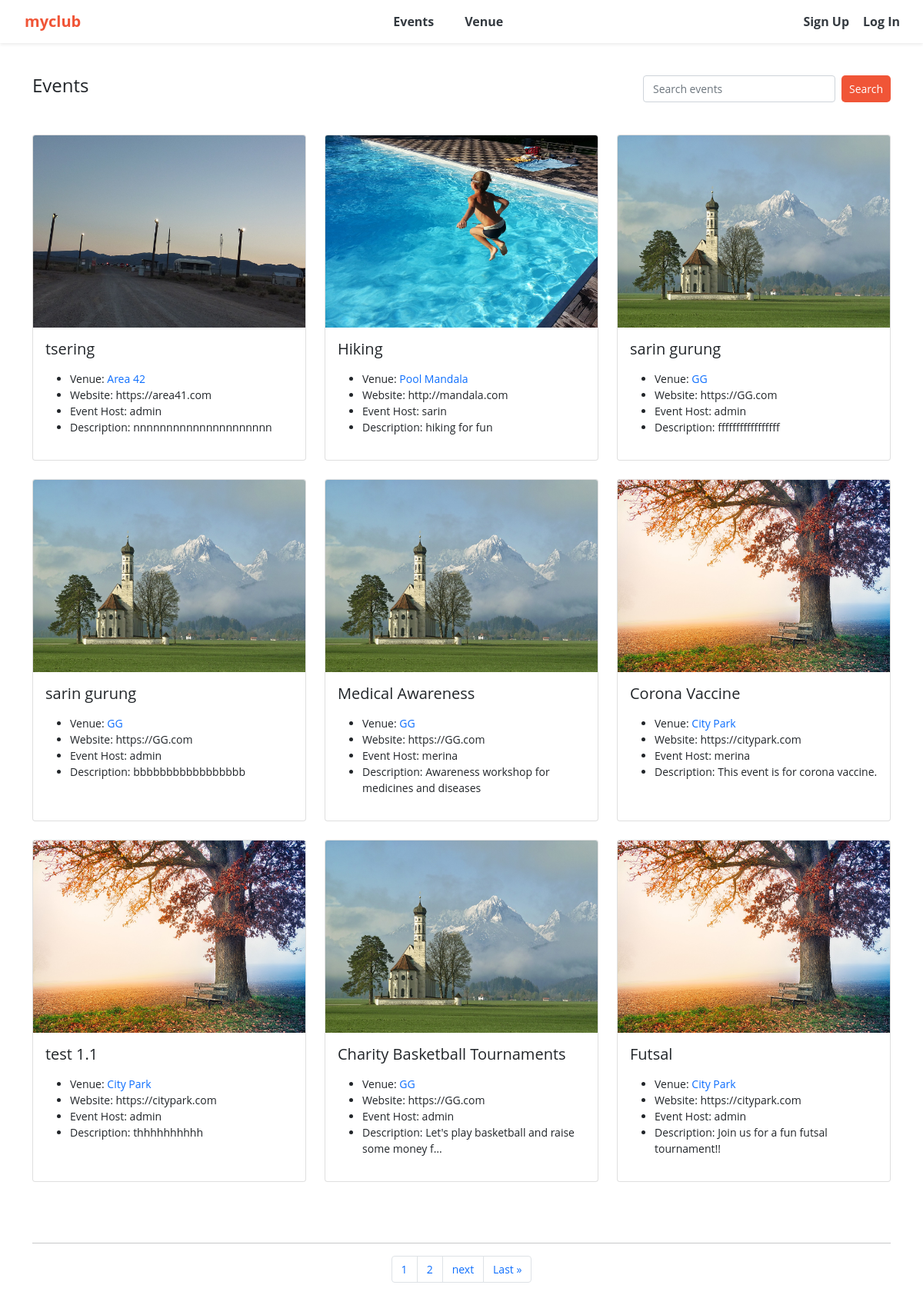
Before: /events with the older database file.
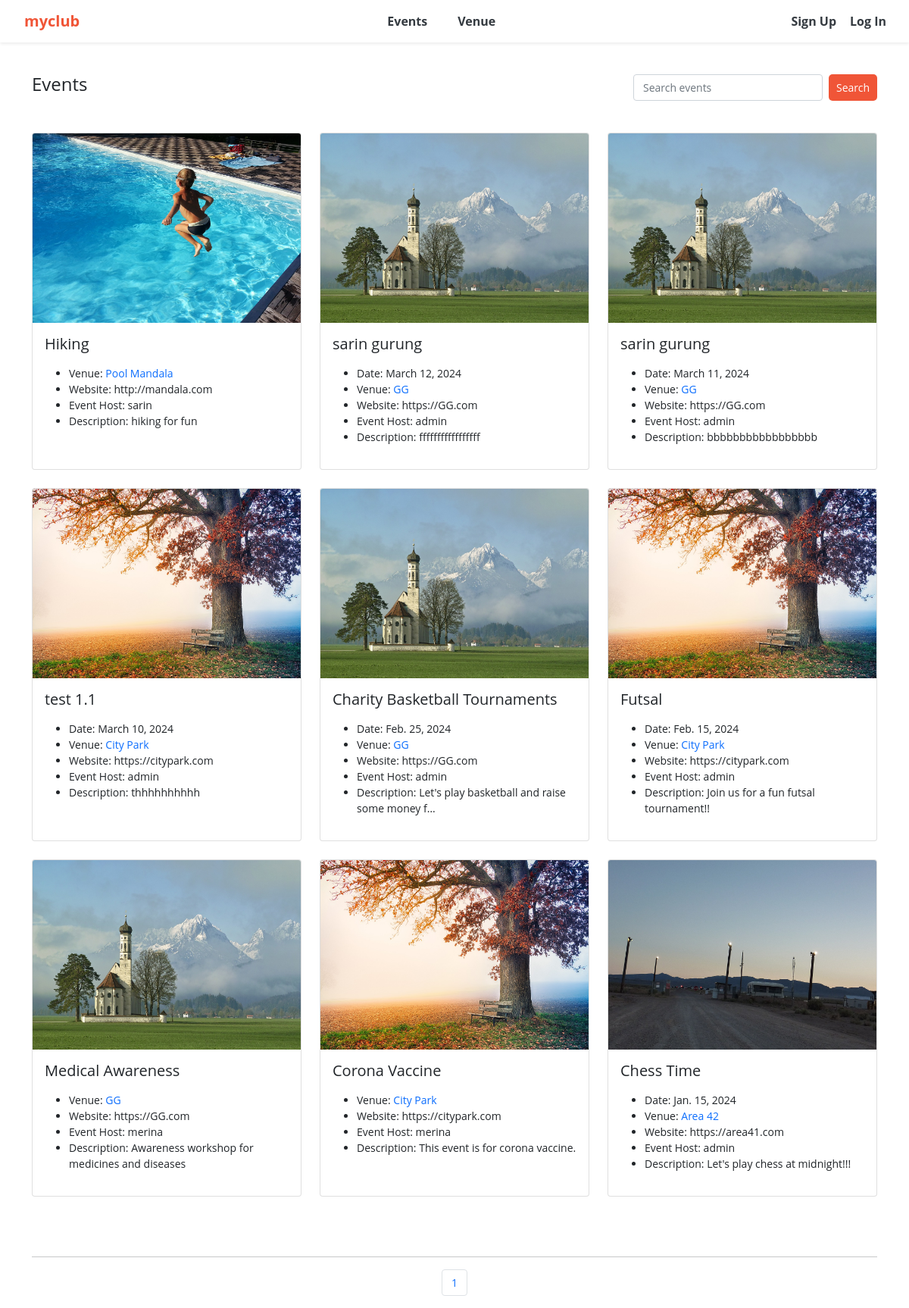
After: the same page with the newer database file.
### events/models.py (models this page shows)
class Event(models.Model):
	name = models.CharField('Event Name', max_length=120)
	event_date = models.DateField('Event Date')
	venue = models.ForeignKey(Venue, blank=True, null=True, on_delete=models.CASCADE)
	manager = models.ForeignKey(User, blank=True, null=True, on_delete=models.SET_NULL)
	description = models.TextField(blank=True)
	attendees = models.ManyToManyField(MyClubUser, blank=True)
	def __str__(self):
		return self.name
	class Meta:
		ordering = ['-event_date']

class Venue(models.Model):
	name = models.CharField('Venue Name', max_length=120)
	address = models.CharField(max_length=300)
	zip_code = models.CharField('Zip Code', max_length=15)
	phone = models.CharField('Contact Phone', max_length=25, blank=True)
	web = models.URLField('Website Address', blank=True)
	email_address = models.EmailField('Email Address', blank=True)
	owner = models.IntegerField("Venue Owner", blank=False, default=1)
	venue_description = models.TextField(blank=True)
	venue_image = models.ImageField(null=True, blank=True, upload_to="images/")
	def __str__(self):
		return self.name
	class Meta:
		ordering = ['name']

### events/views.py (the view)
# urls.py: path('events', views.all_events, name="list-events"),
def all_events(request):
	event_list = Event.objects.all().order_by('-event_date')
	p = Paginator(Event.objects.all(), 9)
	page = request.GET.get('page')
	events = p.get_page(page)
	nums = "a" * events.paginator.num_pages
	return render(request, 'events/event_list.html',
		{'event_list': event_list, 'events': events, 'nums':nums})

### events/templates/events/event_list.html (shortened to what this page needs)
{% extends 'events/base.html' %}
{% block content %}
	<nav class="custom-nav">
		<div>
			<h4>Events</h4>
		</div>
		<div>
			<form class="d-flex" method=POST action="{% url 'search_events' %}">
		        <input class="form-control me-2 small-search-input" type="search" placeholder="Search events" aria-label="Search" name="searched">
		        <button class="btn btn-outline-dark btn-light btn-sm btn-custom" type="submit">Search</button>
		      </form>
		</div>
	</nav>
	<br>
	<div class="row row-cols-1 row-cols-md-3 g-4">
	{% for event in events %}
	  <div class="col">
	    <div class="card h-100">
	    {% if event.venue.venue_image %}
	      <a href="{% url 'show-event' event.id %}"><img src="{{ event.venue.venue_image.url }}" class="card-img-top" alt="..." style="height: 250px; width: 100%;"></a>
	    {% endif %}
	      <div class="card-body">
	        <h5 class="card-title">{{event}}</h5>
	        <p class="card-text">
	        	<ul>
		    		{% if event.event_date %}
						<li>Date: {{ event.event_date }}</li>
					{% endif %}
					{% if event.venue %}
						<li>Venue: <a href="{% url 'show-venue' event.venue.id %}" style="text-decoration: none;">{{ event.venue }}</a></li>
					{% endif %}
					{% if event.venue.web %}
						<li>Website: {{ event.venue.web }}</li>
					{% endif %}
					{% if event.manager %}
						<li>Event Host: {{ event.manager }}</li>
					{% endif %}
					{% if event.description %}
						<li>Description: {{ event.description|linebreaksbr|truncatechars:50 }}</li>
					{% endif %}
				</ul>
	        </p>
	      </div>
	    </div>
	  </div>
	  {% endfor%}
	</div>
	<br><br><br>
	<hr>
	<nav aria-label="Page navigation example">
		<ul class="pagination justify-content-center">
			{% for i in nums %}
				<li class="page-item">
					<a class="page-link" href="?page={{ forloop.counter }}">{{ forloop.counter }}</a>
				</li>
			{% endfor %}
			{% if events.has_next %}
				<li class="page-item">
					<a class="page-link" href="?page={{ events.next_page_number }}">next</a>
				</li>
				<li class="page-item">
					<a class="page-link" href="?page={{ events.paginator.num_pages }}">Last &raquo</a>
				</li>
			{% endif %}
		</ul>
	</nav>
{% endblock %}

### events/templates/events/base.html (shortened to what this page needs)
<!doctype html>
<html lang="en">
  <head>
    <link href="https://cdn.jsdelivr.net/npm/bootstrap@5.0.2/dist/css/bootstrap.min.css" rel="stylesheet">
  </head>
  <body>
  	{% include 'events/navbar.html' %}
  	<br>
    <div class="container">
    	{% block content %}
  	  {% endblock %}
    </div>
  </body>
</html>

### events/templates/events/navbar.html (shortened to what this page needs)
<nav class="navbar navbar-expand-lg navbar-light bg-white sticky-top text-center shadow-sm">
  <div class="container-fluid">
    <a class="navbar-brand" href="{% url 'home' %}">myclub</a>
    <div class="collapse navbar-collapse" id="navbarSupportedContent">
      <ul class="navbar-nav mx-auto mb-2 mb-lg-0">
        {% if user.is_authenticated %}
          <li class="nav-item">
            <a class="nav-link" href="{% url 'list-events' %}">Events</a>
          </li>
          <li class="nav-item">
            <a class="nav-link" href="{% url 'my_events' %}">My Event</a>
          </li>
        {% else %}
          <li class="nav-item">
            <a class="nav-link" href="{% url 'list-events' %}">Events</a>
          </li>
        {% endif %}
        {% if user.is_authenticated %}
          <li class="nav-item">
            <a class="nav-link" href="{% url 'list-venues' %}">Venue</a>
          </li>
          <li class="nav-item">
            <a class="nav-link" href="{% url 'my_venues' %}">My Venue</a>
          </li>
        {% else %}
          <li class="nav-item">
            <a class="nav-link" href="{% url 'list-venues' %}">Venue</a>
          </li>
        {% endif %}
      </ul>
    </div>
    <div class="ms-auto">
      <ul class="navbar-nav">
        {% if user.is_authenticated %}
          <li class="nav-item">
            <a class="nav-link" href="{% url 'logout' %}">Log Out</a>
          </li>
        {% else %}
          <li class="nav-item">
            <a class="custom-link" href="{% url 'register_user' %}">Sign Up</a>
          </li>
          <li class="nav-item">
            <a class="custom-link" href="{% url 'login' %}">Log In</a>
          </li>
        {% endif %}
      </ul>
    </div>
  </div>
</nav>

### events/templates/events/base.html (style rules this page uses)
body { font-size: 14px; font-weight: 400; font-family: "Open Sans", sans-serif; background: #FFFFFF; }
.form-control { font-size: 14px; }
.custom-nav { display: flex; justify-content: space-between; align-items: center; padding-top: 20px; padding-bottom: 20px; background-color: #FFFFFF; }
.small-search-input { width: 250px; height: 35px; font-size: 14px; }
.d-flex { padding-right: 0px; }
.btn-custom { font-size: 14px; color: #FFFFFF; background-color: #f05537; cursor: pointer; padding: 5px 10px; text-decoration: none; border: none; border-radius: 5px; }

### events/templates/events/navbar.html (style rules this page uses)
:root { --bs-primary: #f05537; }
.navbar-brand { padding-left: 20px; font-weight: bold; color: var(--bs-primary) !important; }
.navbar-nav .nav-item a.nav-link { font-size: 16px; font-weight: bold; color: #343a40; padding-left: 20px; padding-right: 20px; }
.custom-link { font-size: 16px; font-weight: bold; color: #343a40; padding-right: 18px; text-decoration: none; }

Changed rows visible on the page:
removed Event: venue.venue_image (picture), name "tsering", venue "Area 42", venue.web "https://area41.com", manager "admin", description "nnnnnnnnnnnnnnnnnnnnn"
changed Event "fffffffffffffffff": event_date (not shown) → "March 12, 2024"
changed Event "bbbbbbbbbbbbbbbbb": event_date (not shown) → "March 11, 2024"
changed Event "test 1.1": event_date (not shown) → "March 10, 2024"
changed Event "Charity Basketball Tournaments": event_date (not shown) → "Feb. 25, 2024"
changed Event "Futsal": event_date (not shown) → "Feb. 15, 2024"
shown differently, row unchanged: Event "Medical Awareness": moves down the list
shown differently, row unchanged: Event "Corona Vaccine": moves down the list
now on this page (row edited): Event: venue.venue_image (picture), name "Chess Time", event_date "Jan. 15, 2024", venue "Area 42", venue.web "https://area41.com", manager "admin", description "Let's play chess at midnight!!!"
Other visible differences:
list line gone: "2"
text no longer shown: "next Last »"
